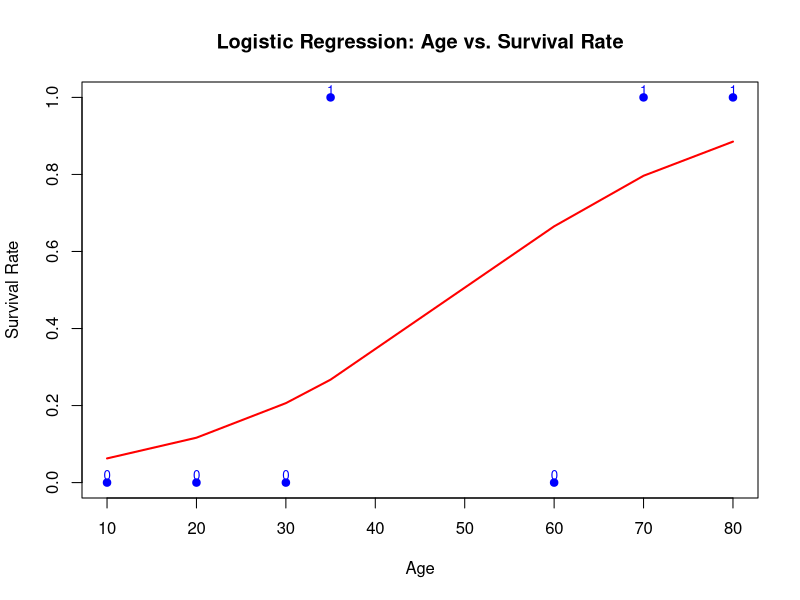

Generate this figure with R:
# Define the data
age <- c(10, 20, 30, 60, 70, 80, 35)  
survived <- c(0, 0, 0, 0, 1, 1, 1)

# Fit the logistic regression model
model <- glm(survived ~ age, family = binomial)

# Make predictions
predicted <- predict(model, type = "response")

# Create the plot
plot(age, survived, pch = 19, col = "blue", ylim = c(0, 1), 
     xlab = "Age", ylab = "Survival Rate", 
     main = "Logistic Regression: Age vs. Survival Rate")

# Add the logistic regression line
lines(sort(age), predicted[order(age)], col = "red", lwd = 2)

# Optional: Add data points above the markers for clarity
text(age, survived + 0.02, labels = survived, cex = 0.8, col = "blue")
